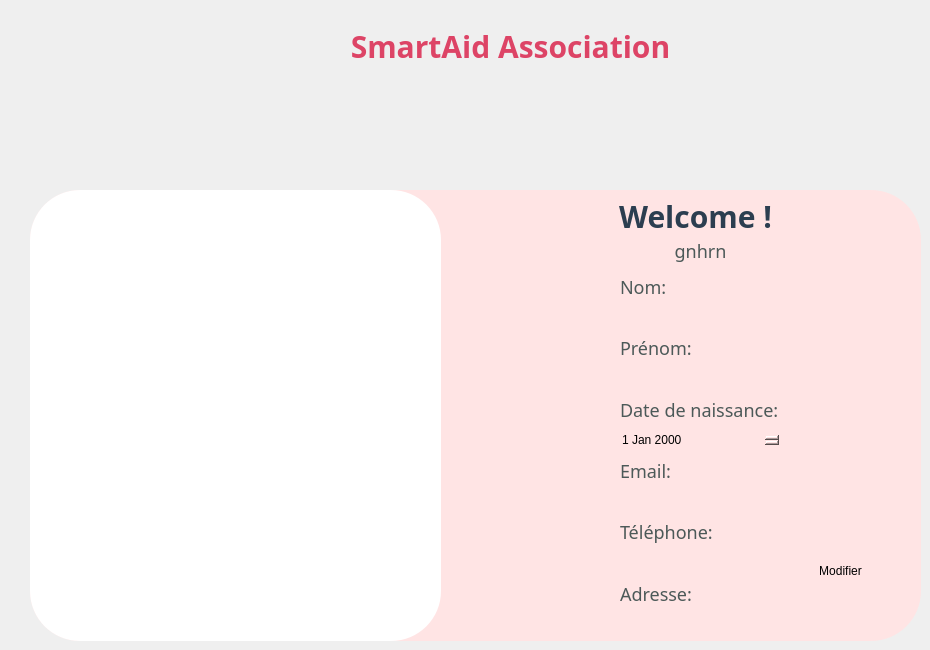
    <widget class="QWidget" name="page">
     <widget class="QLabel" name="label">
      <property name="geometry">
       <rect>
        <x>-10</x>
        <y>0</y>
        <width>251</width>
        <height>181</height>
       </rect>
      </property>
      <property name="text">
       <string/>
      </property>
      <property name="pixmap">
       <pixmap resource="ressources.qrc">:/icons/icons/icone.png</pixmap>
      </property>
      <property name="scaledContents">
       <bool>false</bool>
      </property>
      <property name="alignment">
       <set>Qt::AlignCenter</set>
      </property>
     </widget>
     <widget class="QLabel" name="label_2">
      <property name="geometry">
       <rect>
        <x>340</x>
        <y>0</y>
        <width>341</width>
        <height>91</height>
       </rect>
      </property>
      <property name="styleSheet">
       <string notr="true">/*color: #ff8b8b;*/
color:#d46;
font-size:30px;
font:bold;
font-family : century gothic;</string>
      </property>
      <property name="text">
       <string>SmartAid Association</string>
      </property>
      <property name="alignment">
       <set>Qt::AlignCenter</set>
      </property>
     </widget>
     <widget class="QFrame" name="frame">
      <property name="geometry">
       <rect>
        <x>30</x>
        <y>190</y>
        <width>891</width>
        <height>451</height>
       </rect>
      </property>
      <property name="styleSheet">
       <string notr="true">border-radius:50px;

background-color: rgb(255, 228, 228);

</string>
      </property>
      <property name="frameShape">
       <enum>QFrame::StyledPanel</enum>
      </property>
      <property name="frameShadow">
       <enum>QFrame::Raised</enum>
      </property>
      <widget class="QLabel" name="user_pic">
       <property name="geometry">
        <rect>
         <x>0</x>
         <y>0</y>
         <width>411</width>
         <height>451</height>
        </rect>
       </property>
       <property name="autoFillBackground">
        <bool>false</bool>
       </property>
       <property name="styleSheet">
        <string notr="true">background-color:#fff;
border-radius:50px;
</string>
       </property>
       <property name="text">
        <string/>
       </property>
       <property name="scaledContents">
        <bool>false</bool>
       </property>
       <property name="alignment">
        <set>Qt::AlignCenter</set>
       </property>
       <property name="wordWrap">
        <bool>false</bool>
       </property>
      </widget>
      <widget class="QLabel" name="label_3">
       <property name="geometry">
        <rect>
         <x>500</x>
         <y>0</y>
         <width>331</width>
         <height>51</height>
        </rect>
       </property>
       <property name="styleSheet">
        <string notr="true">color: #2C3E50;
font-size:30px;
font:bold;
font-family : century gothic;</string>
       </property>
       <property name="text">
        <string>Welcome !</string>
       </property>
       <property name="alignment">
        <set>Qt::AlignCenter</set>
       </property>
      </widget>
      <widget class="QLabel" name="pr_welcome">
       <property name="geometry">
        <rect>
         <x>570</x>
         <y>40</y>
         <width>201</width>
         <height>41</height>
        </rect>
       </property>
       <property name="styleSheet">
        <string notr="true">color: #4C5958;
font-size:18px;
font-family : century gothic;</string>
       </property>
       <property name="text">
        <string>gnhrn</string>
       </property>
       <property name="alignment">
        <set>Qt::AlignCenter</set>
       </property>
      </widget>
      <widget class="QWidget" name="verticalLayoutWidget_3">
       <property name="geometry">
        <rect>
         <x>590</x>
         <y>80</y>
         <width>160</width>
         <height>362</height>
        </rect>
       </property>
       <layout class="QVBoxLayout" name="verticalLayout_2">
        <item>
         <widget class="QLabel" name="label_11">
          <property name="styleSheet">
           <string notr="true">color: #4C5958;
font-size:18px;
font-family : century gothic;
</string>
          </property>
          <property name="text">
           <string>Nom:</string>
          </property>
         </widget>
        </item>
        <item>
         <widget class="QLineEdit" name="profil_nom"/>
        </item>
        <item>
         <widget class="QLabel" name="label_20">
          <property name="styleSheet">
           <string notr="true">color: #4C5958;
font-size:18px;
font-family : century gothic;
</string>
          </property>
          <property name="text">
           <string>Prénom:</string>
          </property>
         </widget>
        </item>
        <item>
         <widget class="QLineEdit" name="profil_pre"/>
        </item>
        <item>
         <widget class="QLabel" name="label_25">
          <property name="styleSheet">
           <string notr="true">color: #4C5958;
font-size:18px;
font-family : century gothic;
</string>
          </property>
          <property name="text">
           <string>Date de naissance:</string>
          </property>
         </widget>
        </item>
        <item>
         <widget class="QDateEdit" name="profil_date"/>
        </item>
        <item>
         <widget class="QLabel" name="label_21">
          <property name="styleSheet">
           <string notr="true">color: #4C5958;
font-size:18px;
font-family : century gothic;
</string>
          </property>
          <property name="text">
           <string>Email:</string>
          </property>
         </widget>
        </item>
        <item>
         <widget class="QLineEdit" name="profil_em"/>
        </item>
        <item>
         <widget class="QLabel" name="label_22">
          <property name="styleSheet">
           <string notr="true">color: #4C5958;
font-size:18px;
font-family : century gothic;
</string>
          </property>
          <property name="text">
           <string>Téléphone:</string>
          </property>
         </widget>
        </item>
        <item>
         <widget class="QLineEdit" name="profil_tele"/>
        </item>
        <item>
         <widget class="QLabel" name="label_23">
          <property name="styleSheet">
           <string notr="true">color: #4C5958;
font-size:18px;
font-family : century gothic;
</string>
          </property>
          <property name="text">
           <string>Adresse:</string>
          </property>
         </widget>
        </item>
        <item>
         <widget class="QLineEdit" name="profil_ad"/>
        </item>
       </layout>
      </widget>
      <widget class="QPushButton" name="pushButton">
       <property name="geometry">
        <rect>
         <x>770</x>
         <y>370</y>
         <width>81</width>
         <height>21</height>
        </rect>
       </property>
       <property name="text">
        <string>Modifier</string>
       </property>
      </widget>
     </widget>
    </widget>
